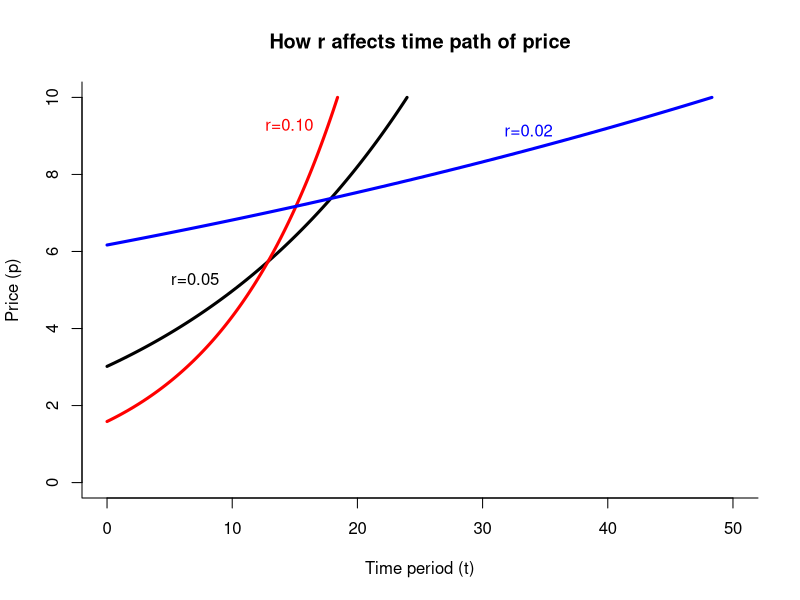
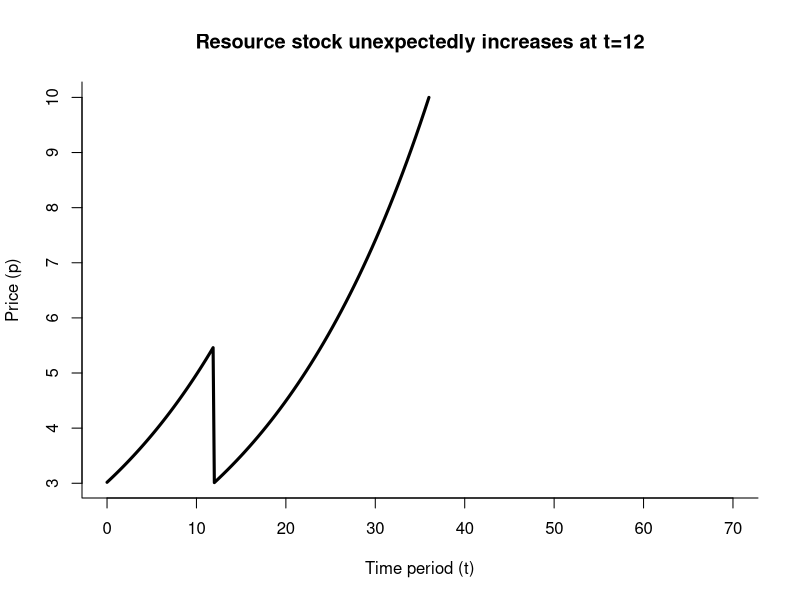
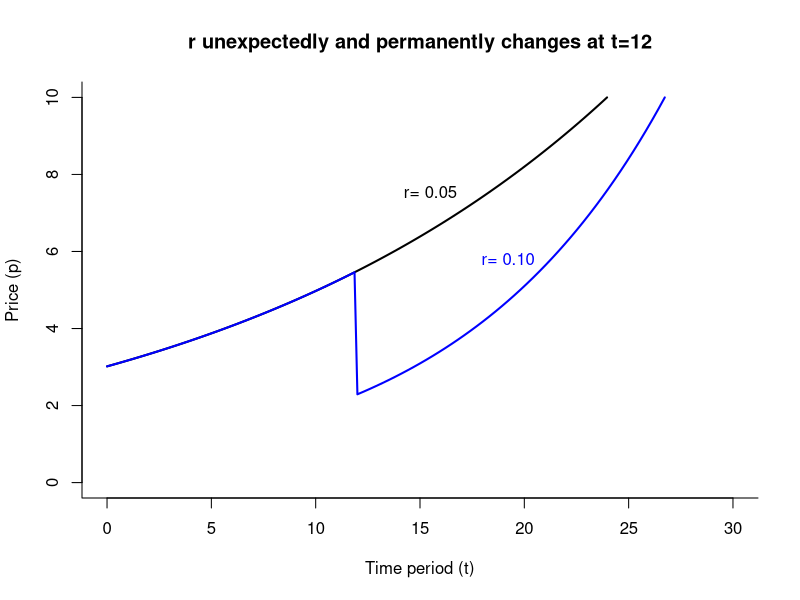
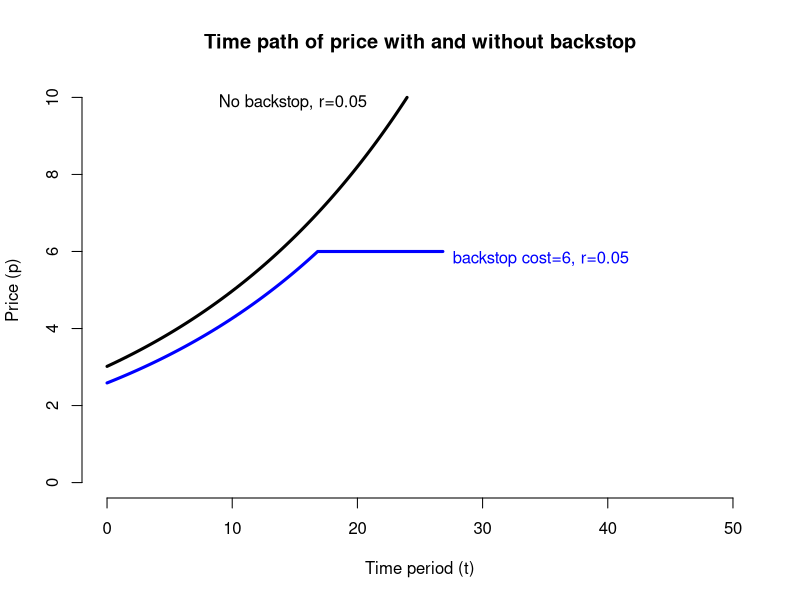
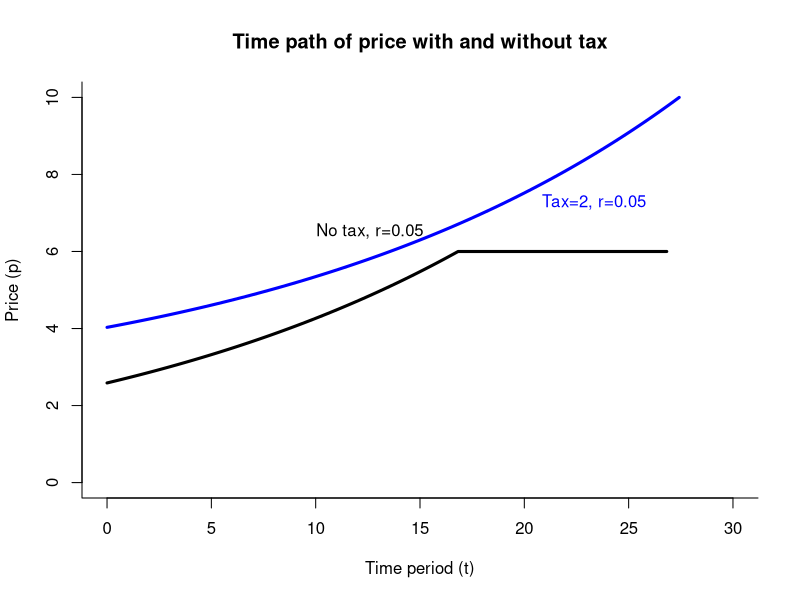
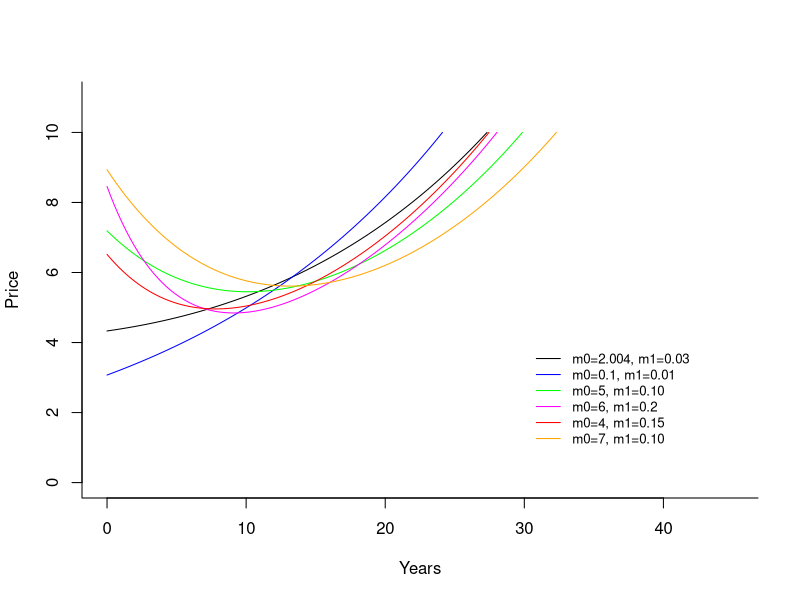

The R script that drew these images, in order:
# Simple Hotelling model

R0 <- 1000  # resource stock
pT <- 10    # choke price (where Q=0)
a <- 100    # consumption at p=0
b <- a/pT   # slope of demand
cb <- 6		  # backstop technology price

# Demand
d   <- function(p) a - b*p # save in case you want to plot quantities

# time to exhaustion: solve implicit functin using uniroot()
stock.time <- function(T, r, R=R0) R - a*T + (a/r)*(1 - exp(-r*T))
Tf <- uniroot(stock.time, c(0, 1000), r=0.05)$root

# time series for plot
t.s <- seq(0,Tf, length=100)
p <- pT*exp(-0.05*(Tf-t.s))

par(bty="l")
plot( t.s, p, type = "l", lwd=3,
      xlab = "Time period (t)",
      ylab = "Price (p)",
      ylim = c(0,10),
      xlim = c(0,50),
      main = "How r affects time path of price"
)
text(t.s[30], p[30]+1, "r=0.05")

# change r to 0.10
Tf <- uniroot(stock.time, c(0, 1000), r=0.10)$root
t.s <- seq(0,Tf, length=100)
p <- pT*exp(-0.10*(Tf-t.s))
lines( t.s, p, col="red", lwd=3,
       xlab = "Time period (t)",
       ylab = "Price (p)"   
)
text(t.s[90]-2, p[90]+1, "r=0.10", col="red")

# change r to 0.02
Tf <- uniroot(stock.time, c(0, 1000), r=0.01)$root
t.s <- seq(0,Tf, length=100)
p <- pT*exp(-0.01*(Tf-t.s))
lines( t.s, p, col="blue", lwd=3,
       xlab = "Time period (t)",
       ylab = "Price (p)"   
)
text(t.s[70], p[70]+0.5, "r=0.02", col="blue")


# Suppose r unexpectedly increases by 300 in period 12 (say, 
# an unexpected discovery of a new deposit)

# First assume path along anticipated path, r=0.05 the whole time
Tf <- uniroot(stock.time, c(0, 1000), r=0.05)$root
t.s <- seq(0,Tf, length=100)
p <- pT*exp(-0.05*(Tf-t.s))

# Now calculate stock remaining at period 12
R1   <- stock.time(12, r=0.05)
NewR <- R1 + 300           # add 300 for the new discovery

# Resolve new problem going forward
Tf2  <- 12 + uniroot(stock.time, c(0, 1000), r=0.05, R=NewR)$root
len.s2 <- 100 - length( t.s[t.s <12] )
t.s2 <- seq(12, Tf2, length = len.s2 )
t.s  <- c( t.s[t.s <12], t.s2 )
p    <- c( p[t.s <12], pT*exp(-0.05*(Tf2-t.s2)) )

plot( t.s, p, type = "l", lwd=3, xlim=c(0,70),
      xlab = "Time period (t)",
      ylab = "Price (p)",
      main = "Resource stock unexpectedly increases at t=12"
)

# Suppose r unexpectedly increases from 0.05 to 0.10 in period 12
Tf <- uniroot(stock.time, c(0, 1000), r=0.05)$root
t.s <- seq(0,Tf, length=100)
p <- pT*exp(-0.05*(Tf-t.s))

# Calculate stock remaining at period 12
R1   <- stock.time(12, r=0.05)
# Find new time to exhaustion
Tf2  <- 12 + uniroot(stock.time, c(0, 1000), r=0.10, R=R1)$root
# Create sequences for plotting
t.12 <- seq(12, Tf2, length=50)
t.s2  <- c( t.s[t.s <12], t.12 )
p2    <- c( p[t.s <12], pT*exp(-0.10*(Tf2-t.12)) )

plot( t.s, p, bty="l",
      type = "l", lwd=2, xlim=c(0,30), ylim=c(0,10),
      xlab = "Time period (t)",
      ylab = "Price (p)",
      main = "r unexpectedly and permanently changes at t=12"
)
lines( t.s2, p2, col="blue", lwd=2)
text(t.s[65], p[65]+1, "r= 0.05")
text(t.s2[75], p2[75]+1.1, "r= 0.10", col="blue")


# Consider backstop price, cb
# time to exhaustion is different now
stock.time.backstop <- function(T, r, R=R0) R - a*T + (b*cb/r)*(1 - exp(-r*T))
Tf.b <- uniroot(stock.time.backstop, c(0, 1000), r=0.05)$root

# plot with and without backstop

# no backstop
Tf <- uniroot(stock.time, c(0, 1000), r=0.05)$root

# time series for plot
t.s <- seq(0,Tf, length=100)
p <- pT*exp(-0.05*(Tf-t.s))

par(bty="n")
plot( t.s, p, type = "l", lwd=3,
      xlab = "Time period (t)",
      ylab = "Price (p)",
      ylim = c(0,10),
      xlim = c(0,50),
      main = "Time path of price with and without backstop"
)
text(t.s[90], p[90]+1, "No backstop, r=0.05", pos=2)

#backstop
t.s <- seq(0,Tf.b, length=100)
p <- cb*exp(-0.05*(Tf.b-t.s))

# add a flat section at cb price
t.s <- c(t.s, t.s[100]+10)
p <- c(p, p[100])

lines( t.s, p, type = "l", lwd=3,
       col="blue"
)
text(t.s[101], p[101]-0.2, "backstop cost=6, r=0.05", pos=4, col="blue")


# Tax of $2 per unit: tax is like a per-unit tax on production.  
# It may be best to consider this an extra cost of production.
# Now the resource rent is (price - tax), not price, and this ought 
# to rise at the rate of interest.

# time to exhaustion: 
# p_T =  a/b  choke price
# (p_T - tax) = (p_0 - tax)*exp(rT)
# (a/b - tax) = (p_0 - tax)*exp(rT)  -->  p_0 = (a/b - tax) exp(-rT) + tax
# p_t = (a/b - tax) exp(r(t-T)) + tax
# q_t = a - bp_t = a - b ( (a/b - tax) exp(r(t-T)) + tax )
#                = a - b ( (a/b) exp(r(t-T)) - tax exp(r(t-T)) + tax )
#                = a - a exp(r(t-T))  + b*tax*exp(r(t-T)) - b*tax
#     = a - b*tax - (a - b*tax) exp(r(t-T)) 
# R = int_0^T q(t) dt = (a - b*tax)*t - (a - b*tax)/r exp(r(t-T)) |_0^T
#   =  (a - b*tax)*T - (a - b*tax)/r + (a - b*tax)/r exp(-rT)

stock.time.tax <- function(T, r, tax=2, R=R0) R - (a - b*tax)*T + (a - b*tax)/r*(1 - exp(-r*T))
Tf.tax <- uniroot(stock.time.tax, c(0, 1000), r=0.05)$root
tax=2
r=0.05
t = seq(0,Tf.tax, length=100)
p.tax = (a/b - tax)*exp(r*(t-Tf.tax)) + tax

#pdf("~/Google Drive/Teaching/Econ-638/Fall2019/ProblemSets/PS1/figures/hotellingTax.pdf")
par(bty="l")
plot( t.s, p, type = "l", lwd=3,
      xlab = "Time period (t)",
      ylab = "Price (p)",
      ylim = c(0,10),
      xlim = c(0,30),
      main = "Time path of price with and without tax"
)
text(t.s[93], p[90]+1, "No tax, r=0.05", pos=2)
lines(t, p.tax, col="blue", lwd=3)
text(t[96], p.tax[93]-2, "Tax=2, r=0.05", col="blue",pos=2)
dev.off()


### Extraction Cost function:  c(q, Q, t) = (2q + Q/250) e^{-0.03t} 
# mc_t = (2 + 1/250)*exp(-0.03*t)  = 2.004*exp(-0.03*t)
#   DEF: m0 = 2.004, m1 = 0.03
# (p_T - mc_T) = (p_0 - mc_0)*exp(r*T)
# (a/b - mc_T) = (p_0 - mc_0)*exp(r*T) --> p_0 = (a/b - mc_T)*exp(-rT) + mc_0
# p_t = (a/b - mc_T) exp(r(t-T)) + mc_t
#     = (a/b - m0*exp(-m1*T))*exp(r*(t-T))  + m0*exp(-m1*t)

# q_t = a - b*p_t = a - b( (a/b - m0*exp(-m1*T))*exp(r*(t-T)) + m0*exp(-m1*t) )
#                 = a - exp(r*(t-T))*(a - b*m0*exp(-m1*T))  - b*m0*exp(-m1*t) 
# R = int_0^T q(t) dt = a*t - exp(r*(t-T))*(a - b*m0*exp(-m1*T))/r + 
#                         b*m0*exp(-m1*t) / m1 |_0^T
#                     = a*T - (a - b*m0*exp(-m1*T))/r + b*m0*exp(-m1*T)/m1 +
#                          exp(-rT)*(a - b*m0*exp(-m1*T))/r  - b*m0/m1 

stock.time.cost <- function(T, r, m0=2.004, m1=0.10, R=R0){
                     R - a*T + (a - b*m0*exp(-m1*T))/r - b*m0*exp(-m1*T)/m1 -
                         exp(-r*T)*(a - b*m0*exp(-m1*T))/r  + b*m0/m1 
}

r=0.05
m0 = 2.004; m1 = 0.03
Tf.cost <- uniroot( stock.time.cost, c(0,1000), r=r, m0=m0, m1=m1 )$root
t = seq(0, Tf.cost, length=100)
p.cost = (a/b - m0*exp(-m1*Tf.cost))*exp(r*(t-Tf.cost)) + m0*exp(-m1*t)
plot(t, p.cost, type="l", bty="l", 
     xlim=c(0, 45), ylim=c(0, 11),
     xlab = "Years",
     ylab = "Price")

r=0.05
m0 = 0.1; m1 = 0.01
Tf.cost <- uniroot( stock.time.cost, c(0,1000), r=r, m0=m0, m1=m1 )$root
t = seq(0, Tf.cost, length=100)
p.cost = (a/b - m0*exp(-m1*Tf.cost))*exp(r*(t-Tf.cost)) + m0*exp(-m1*t)
lines(t , p.cost, col="blue")

r=0.05
m0 = 5; m1 = 0.10
Tf.cost <- uniroot( stock.time.cost, c(0,1000), r=r, m0=m0, m1=m1 )$root
t = seq(0, Tf.cost, length=100)
p.cost = (a/b - m0*exp(-m1*Tf.cost))*exp(r*(t-Tf.cost)) + m0*exp(-m1*t)
lines(t , p.cost, col="green")

r=0.05
m0 = 6; m1 = 0.20
Tf.cost <- uniroot( stock.time.cost, c(0,1000), r=r, m0=m0, m1=m1 )$root
t = seq(0, Tf.cost, length=100)
p.cost = (a/b - m0*exp(-m1*Tf.cost))*exp(r*(t-Tf.cost)) + m0*exp(-m1*t)
lines(t , p.cost, col="magenta")

r=0.05
m0 = 4; m1 = 0.15
Tf.cost <- uniroot( stock.time.cost, c(0,1000), r=r, m0=m0, m1=m1 )$root
t = seq(0, Tf.cost, length=100)
p.cost = (a/b - m0*exp(-m1*Tf.cost))*exp(r*(t-Tf.cost)) + m0*exp(-m1*t)
lines(t , p.cost, col="red")

r=0.05
m0 = 7; m1 = 0.10
Tf.cost <- uniroot( stock.time.cost, c(0,1000), r=r, m0=m0, m1=m1 )$root
t = seq(0, Tf.cost, length=100)
p.cost = (a/b - m0*exp(-m1*Tf.cost))*exp(r*(t-Tf.cost)) + m0*exp(-m1*t)
lines(t , p.cost, col="orange")

legend(30, 4, c("m0=2.004, m1=0.03",
                "m0=0.1, m1=0.01",
                "m0=5, m1=0.10",
                "m0=6, m1=0.2",
                "m0=4, m1=0.15",
                "m0=7, m1=0.10"),
       col=c("black","blue","green","magenta","red","orange"),
       lty=1, cex=0.8, bty="n"
)


